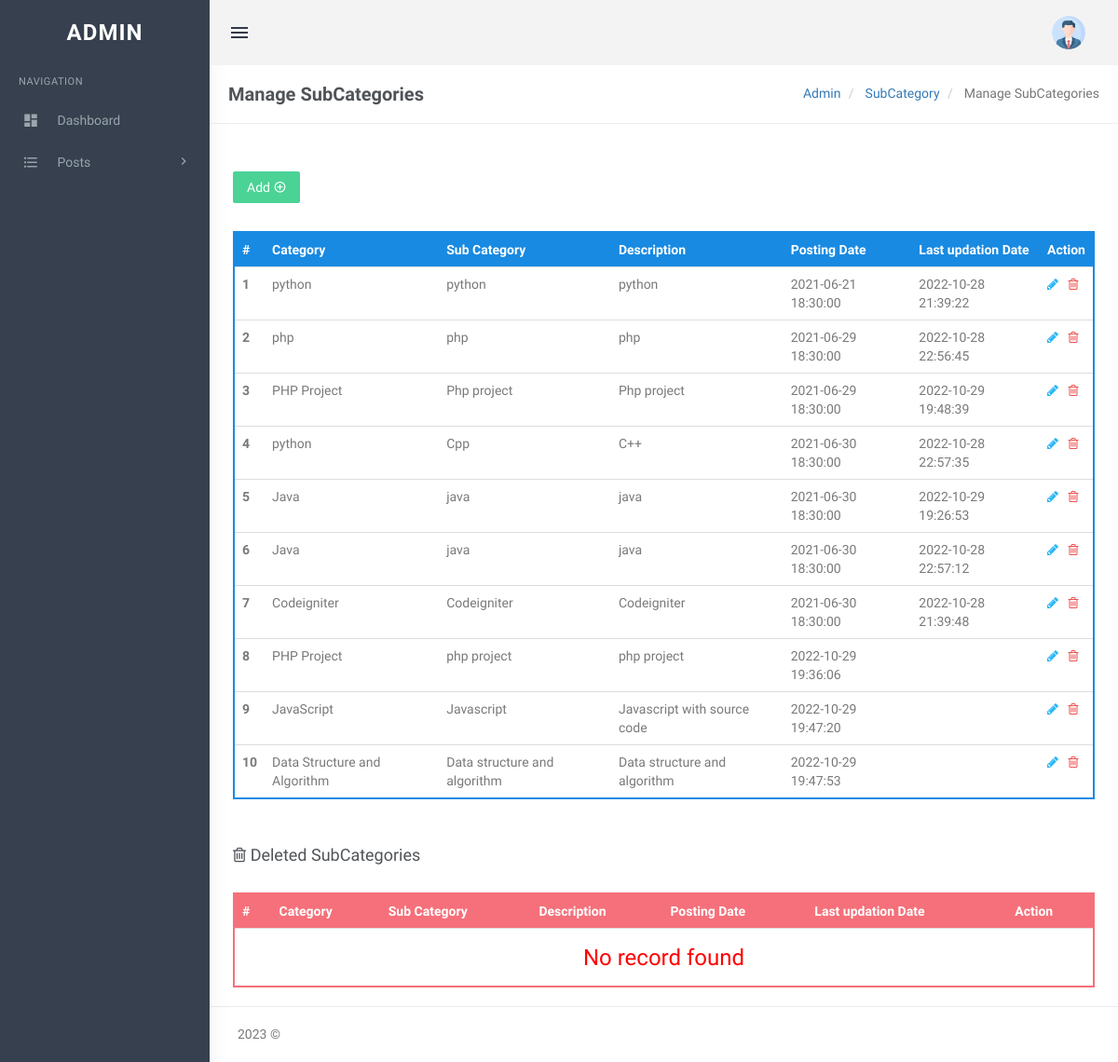
Screenshot of /php/admin/manage-subcategories.php with the database file from the repository.
### tables this page shows
CREATE TABLE `tblsubcategory` (
  `SubCategoryId` int(11) NOT NULL,
  `CategoryId` int(11) DEFAULT NULL,
  `Subcategory` varchar(255) DEFAULT NULL,
  `SubCatDescription` mediumtext DEFAULT NULL,
  `PostingDate` timestamp NOT NULL DEFAULT current_timestamp(),
  `UpdationDate` timestamp NULL DEFAULT NULL ON UPDATE current_timestamp(),
  `Is_Active` int(1) DEFAULT NULL
);

CREATE TABLE `tblcategory` (
  `id` int(11) NOT NULL,
  `CategoryName` varchar(200) DEFAULT NULL,
  `Description` mediumtext DEFAULT NULL,
  `PostingDate` timestamp NULL DEFAULT current_timestamp(),
  `UpdationDate` timestamp NULL DEFAULT NULL ON UPDATE current_timestamp(),
  `Is_Active` int(1) DEFAULT NULL
);

### php/admin/manage-subcategories.php (the view, shortened to what this page needs)
<?php
include('includes/config.php');
?>
<!DOCTYPE html>
<html lang="en">
<head>
    <link href="assets/css/bootstrap.min.css" rel="stylesheet" type="text/css" />
    <link href="assets/css/core.css" rel="stylesheet" type="text/css" />
    <link href="assets/css/components.css" rel="stylesheet" type="text/css" />
    <link href="assets/css/icons.css" rel="stylesheet" type="text/css" />
    <link href="assets/css/pages.css" rel="stylesheet" type="text/css" />
    <link href="assets/css/menu.css" rel="stylesheet" type="text/css" />
    <link href="assets/css/responsive.css" rel="stylesheet" type="text/css" />
    <link rel="stylesheet" href="../plugins/switchery/switchery.min.css">
</head>
<body class="fixed-left">
    <div id="wrapper">
        <?php include('includes/topheader.php');?>
        <?php include('includes/leftsidebar.php');?>
        <div class="content-page">
            <div class="content">
                <div class="container">
                    <div class="row">
                        <div class="col-xs-12">
                            <div class="page-title-box">
                                <h4 class="page-title">Manage SubCategories</h4>
                                <ol class="breadcrumb p-0 m-0">
                                    <li>
                                        <a href="#">Admin</a>
                                    </li>
                                    <li>
                                        <a href="#">SubCategory </a>
                                    </li>
                                    <li class="active">
                                        Manage SubCategories
                                    </li>
                                </ol>
                                <div class="clearfix"></div>
                            </div>
                        </div>
                    </div>
                    <div class="row">
                        <div class="col-sm-6">
                        </div>
                        <div class="row">
                            <div class="col-md-12">
                                <div class="demo-box m-t-20">
                                    <div class="m-b-30">
                                        <a href="add-subcategory.php">
                                            <button id="addToTable" class="btn btn-success waves-effect waves-light">Add
                                                <i class="mdi mdi-plus-circle-outline"></i></button>
                                        </a>
                                    </div>
                                    <div class="table-responsive">
                                        <table class="table m-0 table-colored-bordered table-bordered-primary">
                                            <thead>
                                                <tr>
                                                    <th>#</th>
                                                    <th> Category</th>
                                                    <th>Sub Category</th>
                                                    <th>Description</th>
                                                    <th>Posting Date</th>
                                                    <th>Last updation Date</th>
                                                    <th>Action</th>
                                                </tr>
                                            </thead>
                                            <tbody>
                                                <?php
$query=mysqli_query($con,"Select tblcategory.CategoryName as catname,tblsubcategory.Subcategory as subcatname,tblsubcategory.SubCatDescription as SubCatDescription,tblsubcategory.PostingDate as subcatpostingdate,tblsubcategory.UpdationDate as subcatupdationdate,tblsubcategory.SubCategoryId as subcatid from tblsubcategory join tblcategory on tblsubcategory.CategoryId=tblcategory.id where tblsubcategory.Is_Active=1");
$cnt=1;
$rowcount=mysqli_num_rows($query);
if($rowcount==0)
{
?>
                                                <tr>
                                                    <td colspan="7" align="center">
                                                        <h3 style="color:red">No record found</h3>
                                                    </td>
                                                <tr>
                                                    <?php
} else {
while($row=mysqli_fetch_array($query))
{
?>
                                                <tr>
                                                    <th scope="row"><?php echo htmlentities($cnt);?></th>
                                                    <td><?php echo htmlentities($row['catname']);?></td>
                                                    <td><?php echo htmlentities($row['subcatname']);?></td>
                                                    <td><?php echo htmlentities($row['SubCatDescription']);?></td>
                                                    <td><?php echo htmlentities($row['subcatpostingdate']);?></td>
                                                    <td><?php echo htmlentities($row['subcatupdationdate']);?></td>
                                                    <td><a
                                                            href="edit-subcategory.php?scid=<?php echo htmlentities($row['subcatid']);?>"><i
                                                                class="fa fa-pencil" style="color: #29b6f6;"></i></a>
                                                        &nbsp;<a
                                                            href="manage-subcategories.php?scid=<?php echo htmlentities($row['subcatid']);?>&&action=del">
                                                            <i class="fa fa-trash-o" style="color: #f05050"></i></a>
                                                    </td>
                                                </tr>
                                                <?php
$cnt++;
 }} ?>
                                            </tbody>
                                        </table>
                                    </div>
                                </div>
                            </div>
                        </div>
                        <div class="row">
                            <div class="col-md-12">
                                <div class="demo-box m-t-20">
                                    <div class="m-b-30">
                                        <h4><i class="fa fa-trash-o"></i> Deleted SubCategories</h4>
                                    </div>
                                    <div class="table-responsive">
                                        <table class="table m-0 table-colored-bordered table-bordered-danger">
                                            <thead>
                                                <tr>
                                                    <th>#</th>
                                                    <th> Category</th>
                                                    <th>Sub Category</th>
                                                    <th>Description</th>
                                                    <th>Posting Date</th>
                                                    <th>Last updation Date</th>
                                                    <th>Action</th>
                                                </tr>
                                            </thead>
                                            <tbody>
                                                <?php
$query=mysqli_query($con,"Select tblcategory.CategoryName as catname,tblsubcategory.Subcategory as subcatname,tblsubcategory.SubCatDescription as SubCatDescription,tblsubcategory.PostingDate as subcatpostingdate,tblsubcategory.UpdationDate as subcatupdationdate,tblsubcategory.SubCategoryId as subcatid from tblsubcategory join tblcategory on tblsubcategory.CategoryId=tblcategory.id where tblsubcategory.Is_Active=0");
$cnt=1;
$rowcount=mysqli_num_rows($query);
if($rowcount==0)
{
?>
                                                <tr>
                                                    <td colspan="7" align="center">
                                                        <h3 style="color:red">No record found</h3>
                                                    </td>
                                                    <?php
} else {
while($row=mysqli_fetch_array($query))
{
?>
                                                <tr>
                                                    <th scope="row"><?php echo htmlentities($cnt);?></th>
                                                    <td><?php echo htmlentities($row['catname']);?></td>
                                                    <td><?php echo htmlentities($row['subcatname']);?></td>
                                                    <td><?php echo htmlentities($row['SubCatDescription']);?></td>
                                                    <td><?php echo htmlentities($row['subcatpostingdate']);?></td>
                                                    <td><?php echo htmlentities($row['subcatupdationdate']);?></td>
                                                    <td><a
                                                            href="manage-subcategories.php?resid=<?php echo htmlentities($row['subcatid']);?>"><i
                                                                class="ion-arrow-return-right"
                                                                title="Restore this SubCategory"></i></a>
                                                        &nbsp;<a
                                                            href="manage-subcategories.php?scid=<?php echo htmlentities($row['subcatid']);?>&&action=perdel">
                                                            <i class="fa fa-trash-o" style="color: #f05050"></i></a>
                                                    </td>
                                                </tr>
                                                <?php
$cnt++;
 } }?>
                                            </tbody>
                                        </table>
                                    </div>
                                </div>
                            </div>
                        </div>
                    </div>
                </div>
                <?php include('includes/footer.php');?>
            </div>
        </div>
</body>
</html>

### php/admin/assets/css/core.css (style rules this page uses)
body { font-family: 'Varela Round', sans-serif; margin: 0; padding-bottom: 60px; overflow-x: hidden; color: #797979; }
html { position: relative; min-height: 100%; }
.h1, .h2, .h3, .h4, .h5, .h6, h1, h2, h3, h4, h5, h6 { color: #505458; font-family: 'Hind Madurai', sans-serif; margin: 10px 0; }
* { outline: none !important; }
.container { width: auto; }
#wrapper { height: 100%; overflow: hidden; width: 100%; }
.p-0 { padding: 0 !important; }
.m-0 { margin: 0 !important; }
.m-t-20 { margin-top: 20px !important; }
.m-b-30 { margin-bottom: 30px !important; }
.row { margin-right: -10px; margin-left: -10px; }
.col-lg-1, .col-lg-10, .col-lg-11, .col-lg-12, .col-lg-2, .col-lg-3, .col-lg-4, .col-lg-5, .col-lg-6, .col-lg-7, .col-lg-8, .col-lg-9, .col-md-1, .col-md-10, .col-md-11, .col-md-12, .col-md-2, .col-md-3, .col-md-4, .col-md-5, .col-md-6, .col-md-7, .col-md-8, .col-md-9, .col-sm-1, .col-sm-10, .col-sm-11, .col-sm-12, .col-sm-2, .col-sm-3, .col-sm-4, .col-sm-5, .col-sm-6, .col-sm-7, .col-sm-8, .col-sm-9, .col-xs-1, .col-xs-10, .col-xs-11, .col-xs-12, .col-xs-2, .col-xs-3, .col-xs-4, .col-xs-5, .col-xs-6, .col-xs-7, .col-xs-8, .col-xs-9 { padding-left: 10px; padding-right: 10px; }
.breadcrumb { background-color: transparent; margin-bottom: 15px; padding-top: 10px; padding-left: 0; }
.waves-effect { position: relative; cursor: pointer; display: inline-block; overflow: hidden; -webkit-user-select: none; -moz-user-select: none; -ms-user-select: none; user-select: none; -webkit-tap-highlight-color: transparent; vertical-align: middle; z-index: 1; will-change: opacity, transform; -webkit-transition: all 0.3s ease-out; -moz-transition: all 0.3s ease-out; -o-transition: all 0.3s ease-out; -ms-transition: all 0.3s ease-out; transition: all 0.3s ease-out; }
.demo-box { padding: 10px 15px; }

### php/admin/assets/css/menu.css (style rules this page uses)
.content-page { margin-left: 225px; overflow: hidden; }
.content-page .content { padding: 0 5px 10px 5px; margin-top: 70px; }
.page-title { font-size: 20px; margin-bottom: 0; margin-top: 0; font-weight: 600; }
.page-title-box { padding: 20px; border-bottom: 1px solid #eee; margin: 0 -20px 20px -20px; }
.page-title-box .page-title { margin-bottom: 0; float: left; }
.page-title-box .breadcrumb { float: right; background-color: transparent !important; }

### rows the page displays
tblsubcategory: CategoryId.CategoryName "python", Subcategory "python", SubCatDescription "python", PostingDate "2021-06-21 18:30:00", UpdationDate "2022-10-28 21:39:22"
tblsubcategory: CategoryId.CategoryName "php", Subcategory "php", SubCatDescription "php", PostingDate "2021-06-29 18:30:00", UpdationDate "2022-10-28 22:56:45"
tblsubcategory: CategoryId.CategoryName "PHP Project", Subcategory "Php project", SubCatDescription "Php project", PostingDate "2021-06-29 18:30:00", UpdationDate "2022-10-29 19:48:39"
tblsubcategory: CategoryId.CategoryName "python", Subcategory "Cpp", SubCatDescription "C++", PostingDate "2021-06-30 18:30:00", UpdationDate "2022-10-28 22:57:35"
tblsubcategory: CategoryId.CategoryName "Java", Subcategory "java", SubCatDescription "java", PostingDate "2021-06-30 18:30:00", UpdationDate "2022-10-29 19:26:53"
tblsubcategory: CategoryId.CategoryName "Java", Subcategory "java", SubCatDescription "java", PostingDate "2021-06-30 18:30:00", UpdationDate "2022-10-28 22:57:12"
tblsubcategory: CategoryId.CategoryName "Codeigniter", Subcategory "Codeigniter", SubCatDescription "Codeigniter", PostingDate "2021-06-30 18:30:00", UpdationDate "2022-10-28 21:39:48"
tblsubcategory: CategoryId.CategoryName "PHP Project", Subcategory "php project", SubCatDescription "php project", PostingDate "2022-10-29 19:36:06"
tblsubcategory: CategoryId.CategoryName "JavaScript", Subcategory "Javascript", SubCatDescription "Javascript with source code", PostingDate "2022-10-29 19:47:20"
tblsubcategory: CategoryId.CategoryName "Data Structure and Algorithm", Subcategory "Data structure and algorithm", SubCatDescription "Data structure and algorithm", PostingDate "2022-10-29 19:47:53"
